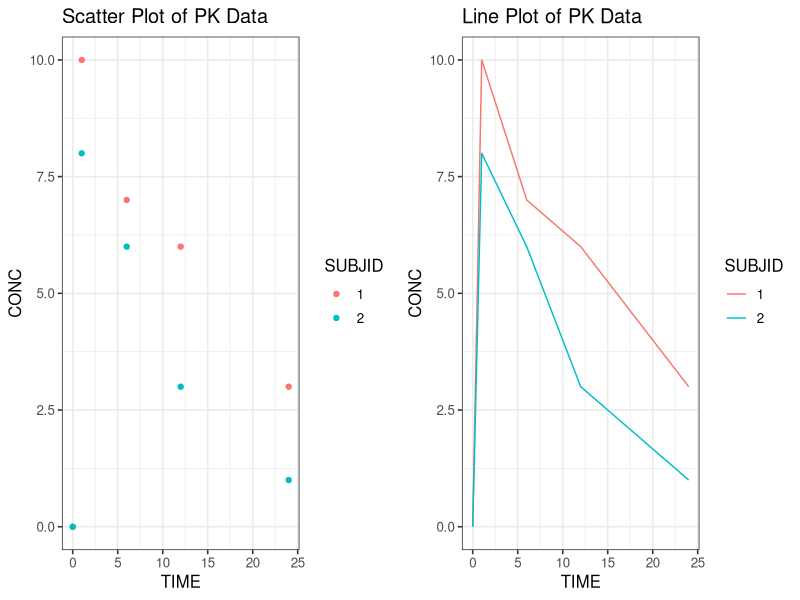

This chart was generated by the following R code:
## ---- chunk 1
library(tidyverse); theme_set(theme_bw(base_size = 12))
library(knitr)
pk <- tibble(SUBJID = as.character(rep(1:2, each = 5)),
             TIME = rep(c(0, 1, 6, 12, 24), 2), 
             CONC = c(0, 10, 7, 6, 3, 0, 8, 6, 3, 1))
## ---- chunk 2
kable(pk, padding = 0)
## ---- chunk 3
library(tidyverse)
library(forcats)
pk_mapped <- pk %>%
  rename(colour = SUBJID,
         x = TIME,
         y = CONC) %>%
  mutate(colour = factor(colour, labels = c("red", "blue")))
kable(pk_mapped, padding = 0)
## ---- chunk 4
# Define the base mapping
base_mapping <- ggplot(data = pk,
                       aes(x = TIME, y = CONC, colour = SUBJID)) 

# A scatter plot
scatter_plot <- base_mapping + 
  geom_point() +
  ggtitle("Scatter Plot of PK Data")

# A line plot
line_plot <- base_mapping + 
  geom_line()+
  ggtitle("Line Plot of PK Data")
gridExtra::grid.arrange(scatter_plot, line_plot, ncol = 2)
